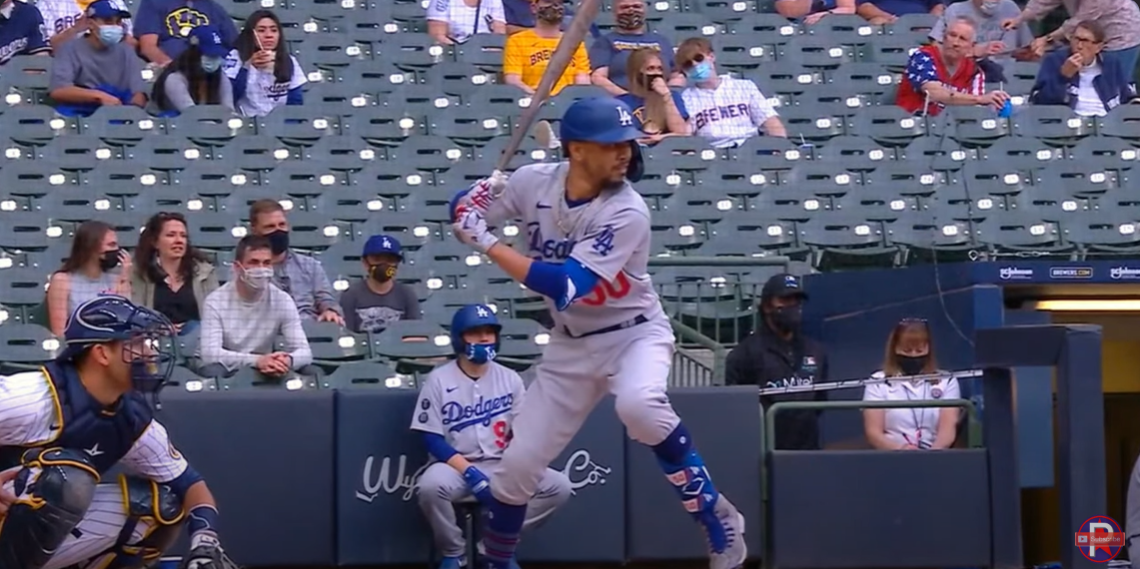
//> input picture ComputerVision/MovingObject/image1.png, 1140 x 569 px
$ ./main image1.png image2.png   (built with g++ and OpenCV 4)
//> lines starting //> are read from the running program, lines starting //| are printed output that depends on the picture; after the words box and inside, x2 and y2 are one past the last pixel; in counts of white or black regions, pixels touching at a corner belong together
### ComputerVision/MovingObject/MovingObject.hpp
/**
 * @file MovingObject.hpp
 * @brief ORB-based motion detection with velocity estimation
 * @details Detects moving objects between two images using ORB feature matching,
 *          homography-based background alignment, and velocity estimation.
 */

#pragma once

#include <opencv2/opencv.hpp>
#include <opencv2/features2d.hpp>
#include <vector>
#include <mutex>
#include <string>
#include <iomanip>

namespace MovingObject {

class MotionDetector {
public:
    /**
     * @param numFeatures      Number of ORB features to extract.
     * @param matchingThreshold Lowe's ratio test threshold.
     * @param minInliers       Minimum homography inliers.
     */
    MotionDetector(int numFeatures      = 500,
                   float matchingThreshold = 0.75f,
                   int minInliers       = 10);

    /**
     * @brief Detect motion between two frames.
     * @param img1          Previous frame.
     * @param img2          Current frame.
     * @param motionMask    Output binary mask of moving regions.
     * @param timeInterval  Seconds between frames (for velocity calculation).
     * @return Annotated visualisation image.
     */
    cv::Mat DetectMotion(const cv::Mat& img1,
                         const cv::Mat& img2,
                         cv::Mat& motionMask,
                         float timeInterval = 0.5f);

    void UpdateParameters(int numFeatures, float matchingThreshold, int minInliers);

private:
    int   numFeatures_;
    float matchingThreshold_;
    int   minInliers_;
    std::mutex detectorMutex_;

    std::vector<std::pair<float, cv::Point2f>>
    CalculateVelocities(const std::vector<cv::Point2f>& points1,
                        const std::vector<cv::Point2f>& points2,
                        float timeInterval);
};

}  // namespace MovingObject

### ComputerVision/MovingObject/MovingObject.cpp
/**
 * @file MovingObject.cpp
 * @brief Implementation of ORB-based motion detection
 */

#include "MovingObject.hpp"
#include <sstream>

namespace MovingObject {

MotionDetector::MotionDetector(int numFeatures, float matchingThreshold, int minInliers)
    : numFeatures_(numFeatures),
      matchingThreshold_(matchingThreshold),
      minInliers_(minInliers) {}

// [6 lines left out: function UpdateParameters, not called in this run]

std::vector<std::pair<float, cv::Point2f>>
MotionDetector::CalculateVelocities(const std::vector<cv::Point2f>& points1,
                                     const std::vector<cv::Point2f>& points2,
                                     float timeInterval) {
    if (timeInterval <= 0)
        throw std::invalid_argument("Time interval must be positive");
    if (points1.size() != points2.size())
        throw std::invalid_argument("Point arrays must match in size");

    std::vector<std::pair<float, cv::Point2f>> velocities;
    velocities.reserve(points1.size());

    for (size_t i = 0; i < points1.size(); ++i) {
        cv::Point2f vel = (points2[i] - points1[i]) * (1.0f / timeInterval);
        float mag = static_cast<float>(cv::norm(vel));
        velocities.emplace_back(mag, vel);
    }
    return velocities;
}

cv::Mat MotionDetector::DetectMotion(const cv::Mat& img1, const cv::Mat& img2,
                                      cv::Mat& motionMask, float timeInterval) {
    if (img1.empty() || img2.empty())
        throw std::invalid_argument("Input images cannot be empty");
    if (img1.size() != img2.size())
        throw std::invalid_argument("Images must have the same dimensions");
    if (timeInterval <= 0)
        throw std::invalid_argument("Time interval must be positive");

    std::lock_guard<std::mutex> lock(detectorMutex_);

    cv::Mat gray1, gray2;
    if (img1.channels() == 3) {
        cv::cvtColor(img1, gray1, cv::COLOR_BGR2GRAY);
        cv::cvtColor(img2, gray2, cv::COLOR_BGR2GRAY);
    } else {
        gray1 = img1.clone();
        gray2 = img2.clone();
    }

    auto orb = cv::ORB::create(numFeatures_);
    std::vector<cv::KeyPoint> kp1, kp2;
    cv::Mat desc1, desc2;
    orb->detectAndCompute(gray1, cv::noArray(), kp1, desc1);
    orb->detectAndCompute(gray2, cv::noArray(), kp2, desc2);

    if (kp1.empty() || kp2.empty() || desc1.empty() || desc2.empty()) {
        motionMask = cv::Mat::zeros(img1.size(), CV_8UC1);
        return img2.clone();
    }

    cv::BFMatcher matcher(cv::NORM_HAMMING);
    std::vector<std::vector<cv::DMatch>> knnMatches;
    matcher.knnMatch(desc1, desc2, knnMatches, 2);

    std::vector<cv::DMatch> goodMatches;
    for (const auto& m : knnMatches) {
        if (m.size() >= 2 && m[0].distance < matchingThreshold_ * m[1].distance)
            goodMatches.push_back(m[0]);
    }

    std::vector<cv::Point2f> pts1, pts2;
    for (const auto& m : goodMatches) {
        pts1.push_back(kp1[m.queryIdx].pt);
        pts2.push_back(kp2[m.trainIdx].pt);
    }

    auto velocities = CalculateVelocities(pts1, pts2, timeInterval);
    motionMask = cv::Mat::zeros(img1.size(), CV_8UC1);
    cv::Mat result = img2.clone();

    if (goodMatches.size() >= 4) {
        std::vector<uchar> inliersMask;
        cv::Mat H = cv::findHomography(pts1, pts2, cv::RANSAC, 3.0, inliersMask);

        if (!H.empty() && cv::countNonZero(inliersMask) >= minInliers_) {
            cv::Mat warped;
            cv::warpPerspective(img1, warped, H, img1.size());

            cv::Mat diff;
            cv::absdiff(warped, img2, diff);

            cv::Mat diffGray;
            if (diff.channels() == 3)
                cv::cvtColor(diff, diffGray, cv::COLOR_BGR2GRAY);
            else
                diffGray = diff;

            cv::threshold(diffGray, motionMask, 30, 255, cv::THRESH_BINARY);
            cv::Mat kernel = cv::getStructuringElement(cv::MORPH_ELLIPSE, cv::Size(5, 5));
            cv::morphologyEx(motionMask, motionMask, cv::MORPH_OPEN, kernel);
            cv::morphologyEx(motionMask, motionMask, cv::MORPH_CLOSE, kernel);

            std::vector<std::vector<cv::Point>> contours;
            cv::findContours(motionMask, contours, cv::RETR_EXTERNAL, cv::CHAIN_APPROX_SIMPLE);
            cv::drawContours(result, contours, -1, cv::Scalar(0, 0, 255), 2);

            for (const auto& contour : contours) {
                if (cv::contourArea(contour) < 100) continue;
                cv::Rect bbox = cv::boundingRect(contour);
                cv::rectangle(result, bbox, cv::Scalar(0, 255, 0), 2);

                float totalVel = 0;
                int   count    = 0;
                cv::Point2f avgDir(0, 0);
                for (size_t i = 0; i < goodMatches.size(); ++i) {
                    if (bbox.contains(pts2[i])) {
                        totalVel += velocities[i].first;
                        avgDir   += velocities[i].second;
                        ++count;
                    }
                }
                if (count > 0) {
                    float avgVel = totalVel / count;
                    std::stringstream ss;
                    ss << std::fixed << std::setprecision(1) << avgVel << " px/s";
                    cv::putText(result, ss.str(),
                                cv::Point(bbox.x, bbox.y - 10),
                                cv::FONT_HERSHEY_SIMPLEX, 0.5,
                                cv::Scalar(0, 255, 0), 2);
                }
            }
        }
    }
    return result;
}

}  // namespace MovingObject

### ComputerVision/MovingObject/main.cpp
/**
 * @file main.cpp
 * @brief Driver for MovingObject module
 */

#include "MovingObject.hpp"
#include <iostream>

int main(int argc, char** argv) {
    if (argc < 3) {
        std::cerr << "Usage: " << argv[0] << " <image1> <image2> [time_interval]\n";
        return -1;
    }

    cv::Mat img1 = cv::imread(argv[1]);
//> img1 is the input picture: 569 rows x 1140 cols, CV_8UC3; mean B, G, R 108, 86.9, 88.4
    cv::Mat img2 = cv::imread(argv[2]);
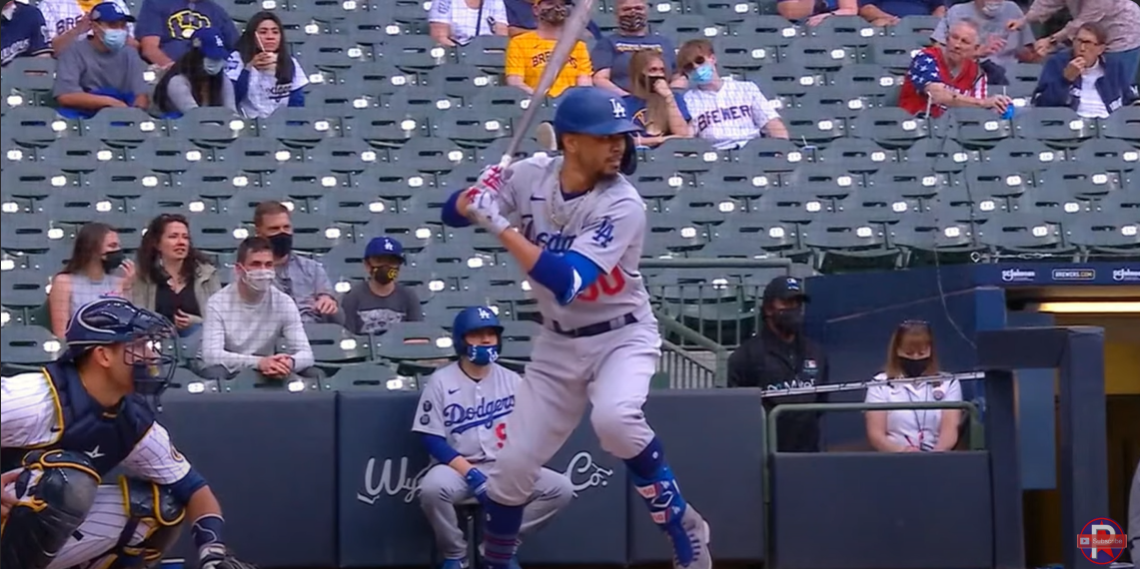
//> input picture ComputerVision/MovingObject/image2.png, 1140 x 569 px
//> img2 is the input picture: 569 rows x 1140 cols, CV_8UC3; mean B, G, R 108.8, 87, 89.1
    if (img1.empty() || img2.empty()) {
        std::cerr << "Error: Could not load images\n";
        return -1;
    }

    float timeInterval = (argc >= 4) ? std::stof(argv[3]) : 0.5f;
//> timeInterval = 0.5

    MovingObject::MotionDetector detector(1000, 0.7f, 15);
    cv::Mat motionMask;
    cv::Mat result = detector.DetectMotion(img1, img2, motionMask, timeInterval);
//> in DetectMotion, `cv::cvtColor(img1, gray1, cv::COLOR_BGR2GRAY);`:
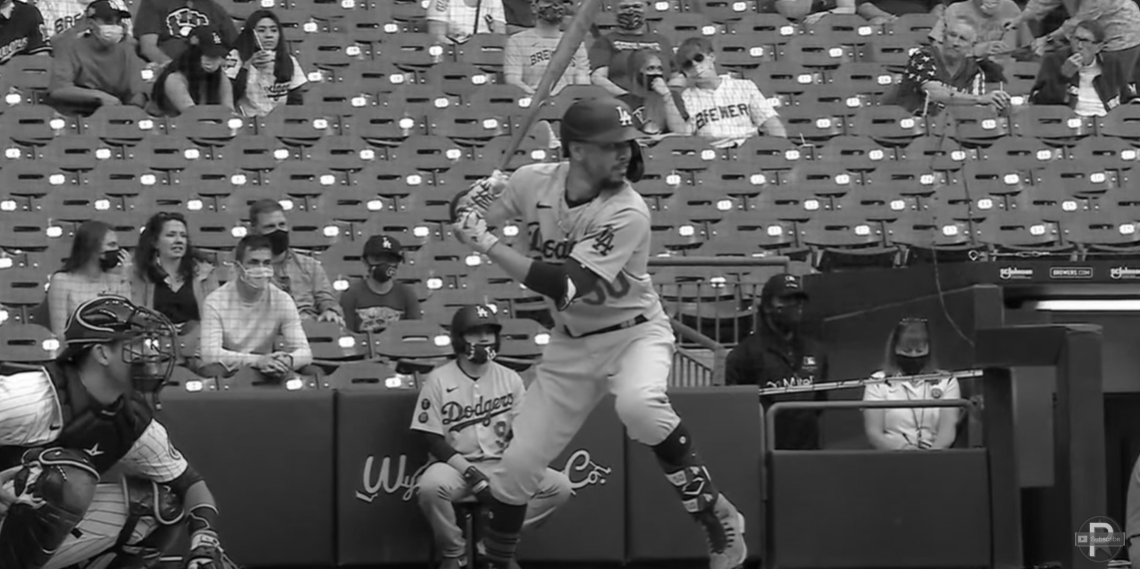
//> gray1: 569 rows x 1140 cols, CV_8UC1; min 2, max 255, mean 89.7
//> in DetectMotion, `cv::cvtColor(img2, gray2, cv::COLOR_BGR2GRAY);`:
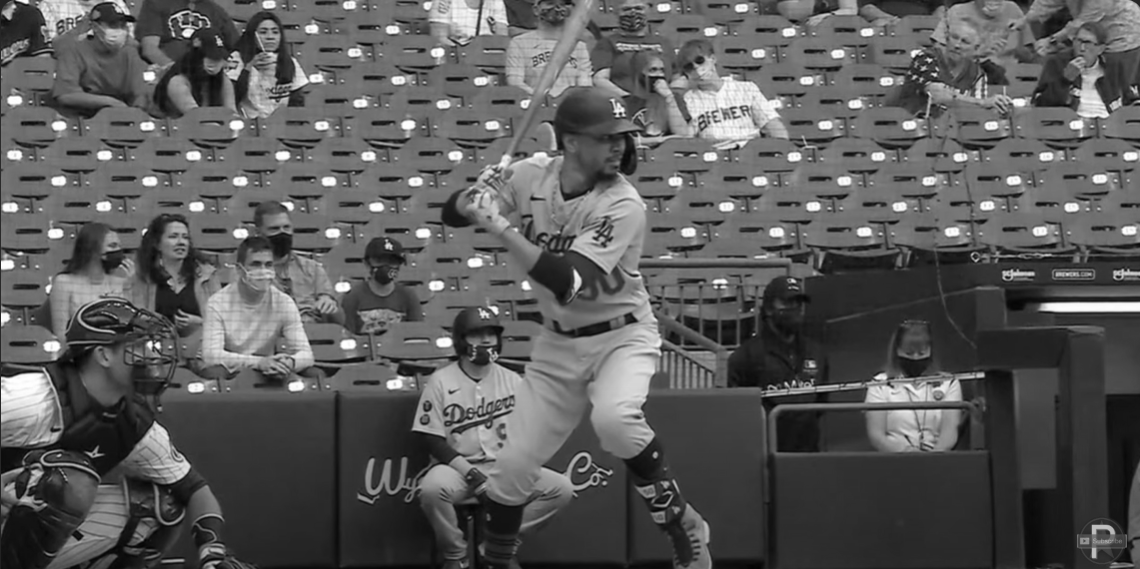
//> gray2: 569 rows x 1140 cols, CV_8UC1; min 3, max 255, mean 90.1
//> in DetectMotion, `orb->detectAndCompute(gray1, cv::noArray(), kp1, desc1);`: kp1 = 1000 keypoints; strongest (x, y, size): (154, 342, 31), (623, 123, 31), (185, 34, 31), (627, 121, 31)
//> in DetectMotion, `orb->detectAndCompute(gray2, cv::noArray(), kp2, desc2);`: kp2 = 1000 keypoints; strongest (x, y, size): (156, 344, 31), (617, 115, 31), (157, 343, 37.2), (157, 344, 44.6)
//> in DetectMotion, `matcher.knnMatch(desc1, desc2, knnMatches, 2);`: knnMatches = 1000 matches
//> after the loop in DetectMotion, `for (const auto& m : knnMatches)`: goodMatches = 484 matches
//> after the loop in DetectMotion, `for (const auto& m : goodMatches)`: pts1 = 484 Points (x, y), first 12: [697, 115], [285, 97], [181, 31], [1004, 275], [1006, 275], [910, 76], [234, 77], [792, 279], [478, 31], [569, 280], [732, 108], [143, 228]; pts2 = 484 Points (x, y), first 12: [699, 117], [287, 98], [183, 33], [1007, 277], [1007, 277], [913, 78], [235, 78], [794, 281], [480, 33], [574, 271], [734, 110], [145, 230]
//> the loop in CalculateVelocities, `for (size_t i = 0; i < points1.size(); ++i)` made 484 passes
//> (vel, mag) on passes 1 to 3: (Point(4, 4), 5.66), (Point(4, 2), 4.47), (Point(4, 4), 5.66)
//> after the loop in CalculateVelocities, `for (size_t i = 0; i < points1.size(); ++i)`: velocities = 484 items
//> in DetectMotion, `cv::Mat H = cv::findHomography(pts1, pts2, cv::RANSAC, 3.0, inliersMas..`: inliersMask = 484 values, max 1 at index 0, min 0 at index 9, mean 0.921; H = [[0.999, -0.00131, 2.09], [-0.000668, 1, 1.88], [-2.62e-06, 1.76e-06, 1]]
//> in DetectMotion, `cv::threshold(diffGray, motionMask, 30, 255, cv::THRESH_BINARY);`:
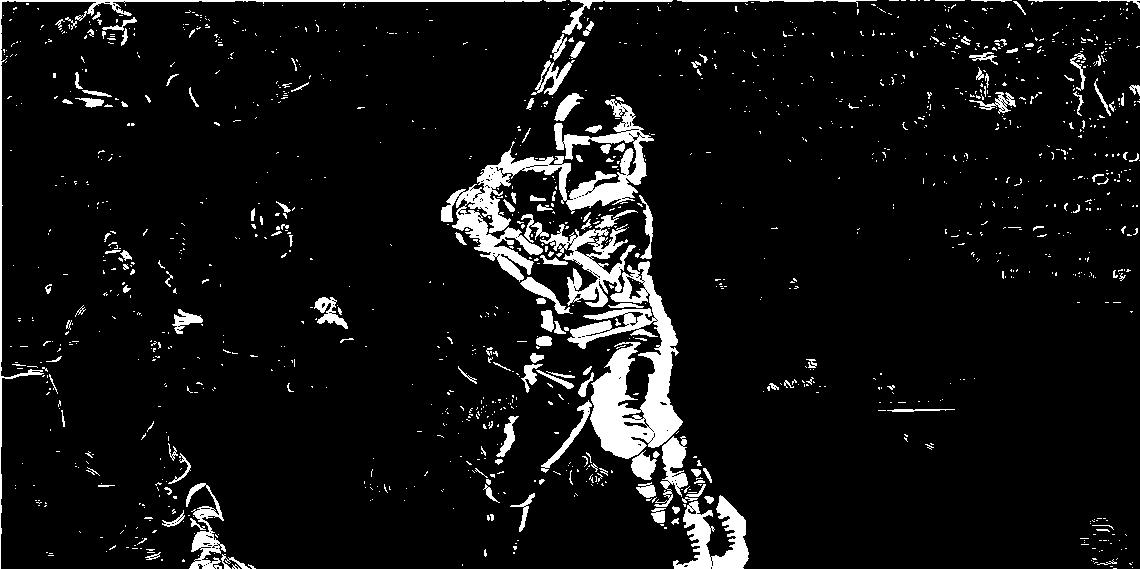
//> motionMask: 569 rows x 1140 cols, CV_8UC1; 7.2% white; 1352 white regions (1185 under 20 px), largest, box (x1, y1, x2, y2) and area: (567, 261, 683, 459) 9269, (441, 99, 654, 282) 8544, (540, 210, 638, 307) 2933
//> in DetectMotion, `cv::morphologyEx(motionMask, motionMask, cv::MORPH_CLOSE, kernel);`:
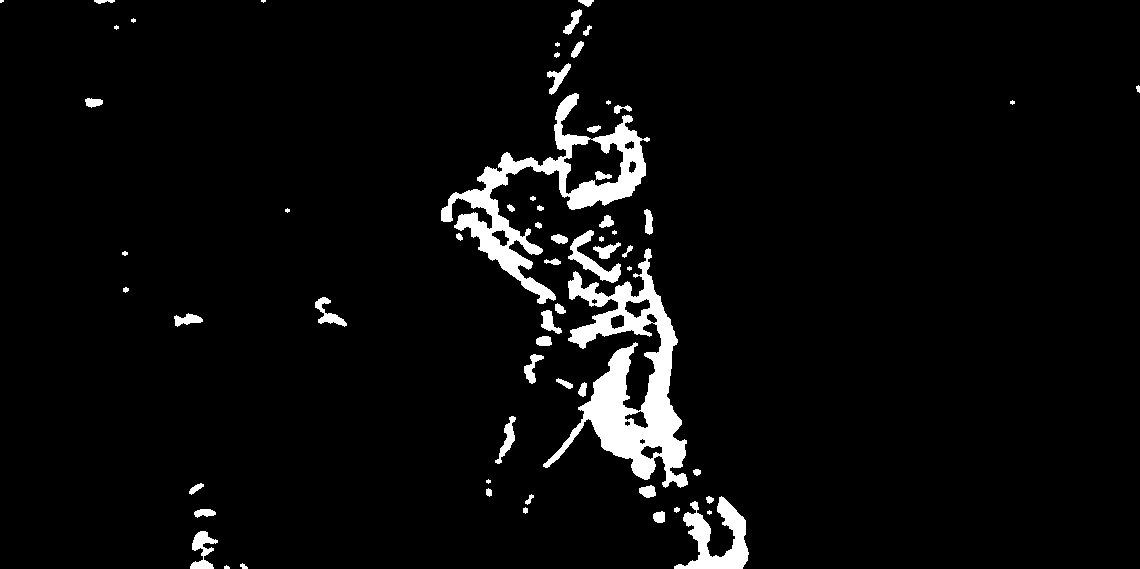
//> motionMask: 569 rows x 1140 cols, CV_8UC1; 4.5% white; 64 white regions (13 under 20 px)
//> in DetectMotion, `cv::findContours(motionMask, contours, cv::RETR_EXTERNAL, cv::CHAIN_AP..`: contours = 63 contours, 22 with area under 20; largest, box (x1, y1, x2, y2) and area: (543, 248, 688, 488) 12010, (441, 93, 650, 304) 10462, (674, 496, 749, 569) 2246, (568, 230, 621, 283) 726, (190, 531, 218, 569) 434
//> in DetectMotion, `cv::drawContours(result, contours, -1, cv::Scalar(0, 0, 255), 2);`:
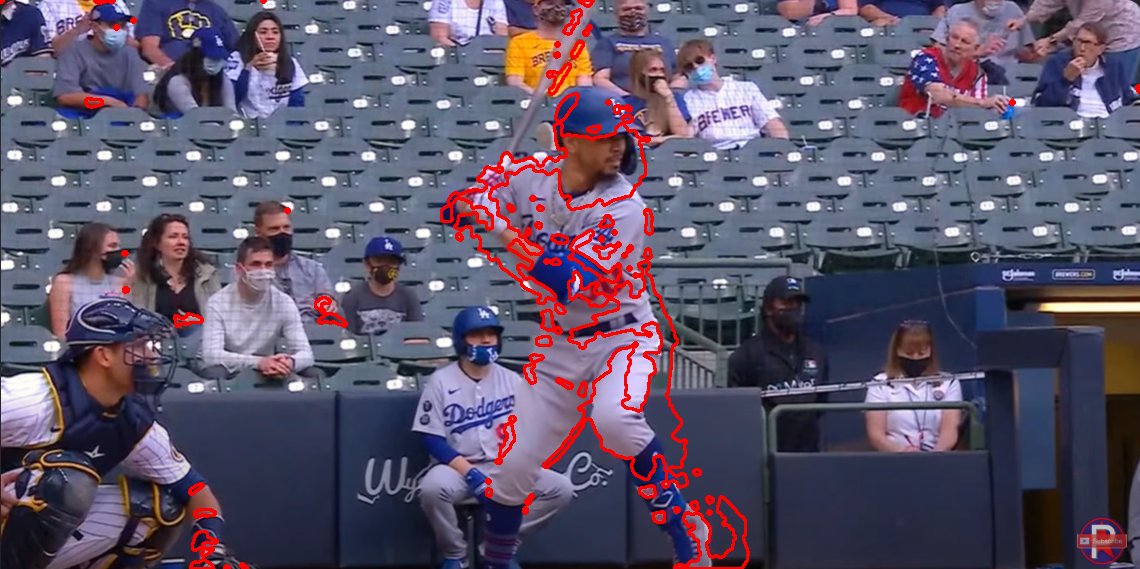
//> result: 569 rows x 1140 cols, CV_8UC3; 2.85% of pixels changed, all inside (x1, y1, x2, y2) = (0, 0, 1140, 569)
//> the loop in DetectMotion, `for (const auto& contour : contours)` made 63 passes
//> (bbox, totalVel, avgDir, count, avgVel) on passes 30, 37, 50: (Rect(543, 248, 145, 240), 206.7, Point(-124.4, 65.92), 9, 22.96), (Rect(568, 230, 53, 53), 103.8, Point(12, -101.1), 6, 17.31), (Rect(441, 93, 209, 211), 207.2, Point(-22.48, -151.4), 14, 14.8)
//> (bbox, totalVel, count) on passes 3, 4, 6, 9, 13, 17: (Rect(190, 531, 28, 38), 0, 0), (Rect(653, 511, 12, 12), 0, 0), (Rect(194, 509, 22, 9), 0, 0), (Rect(674, 496, 75, 73), 0, 0), (Rect(639, 485, 17, 13), 0, 0), (Rect(495, 416, 21, 48), 0, 0)
//> after the loop in DetectMotion, `for (const auto& contour : contours)`:
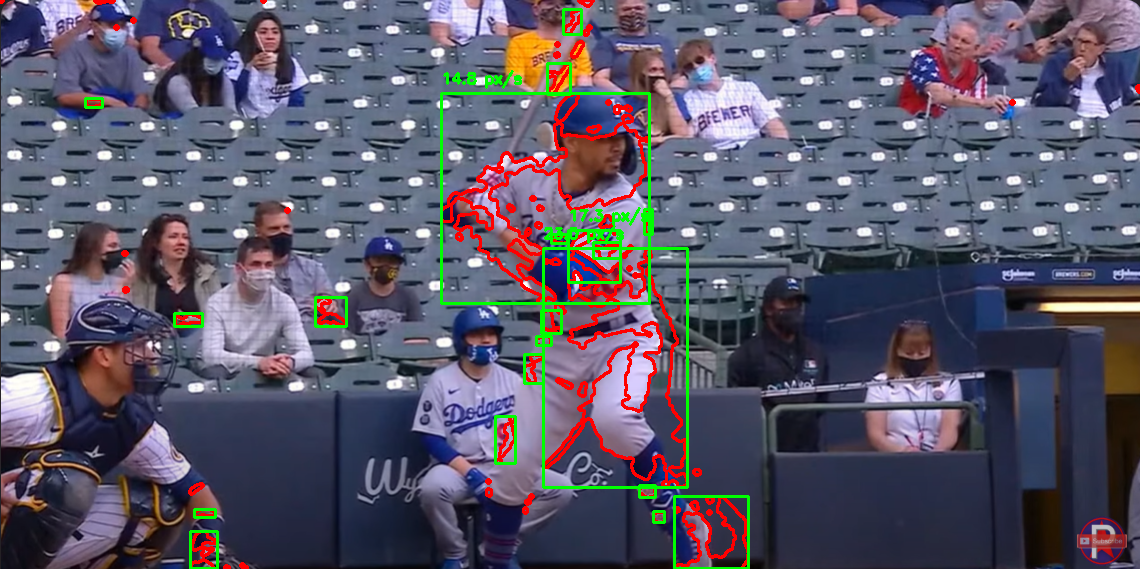
//> result: 569 rows x 1140 cols, CV_8UC3; 1.69% of pixels changed, all inside (x1, y1, x2, y2) = (84, 8, 750, 569)

    cv::imshow("Motion Detection", result);
    cv::imshow("Motion Mask", motionMask);
    cv::waitKey(0);
    cv::destroyAllWindows();
    return 0;
}
